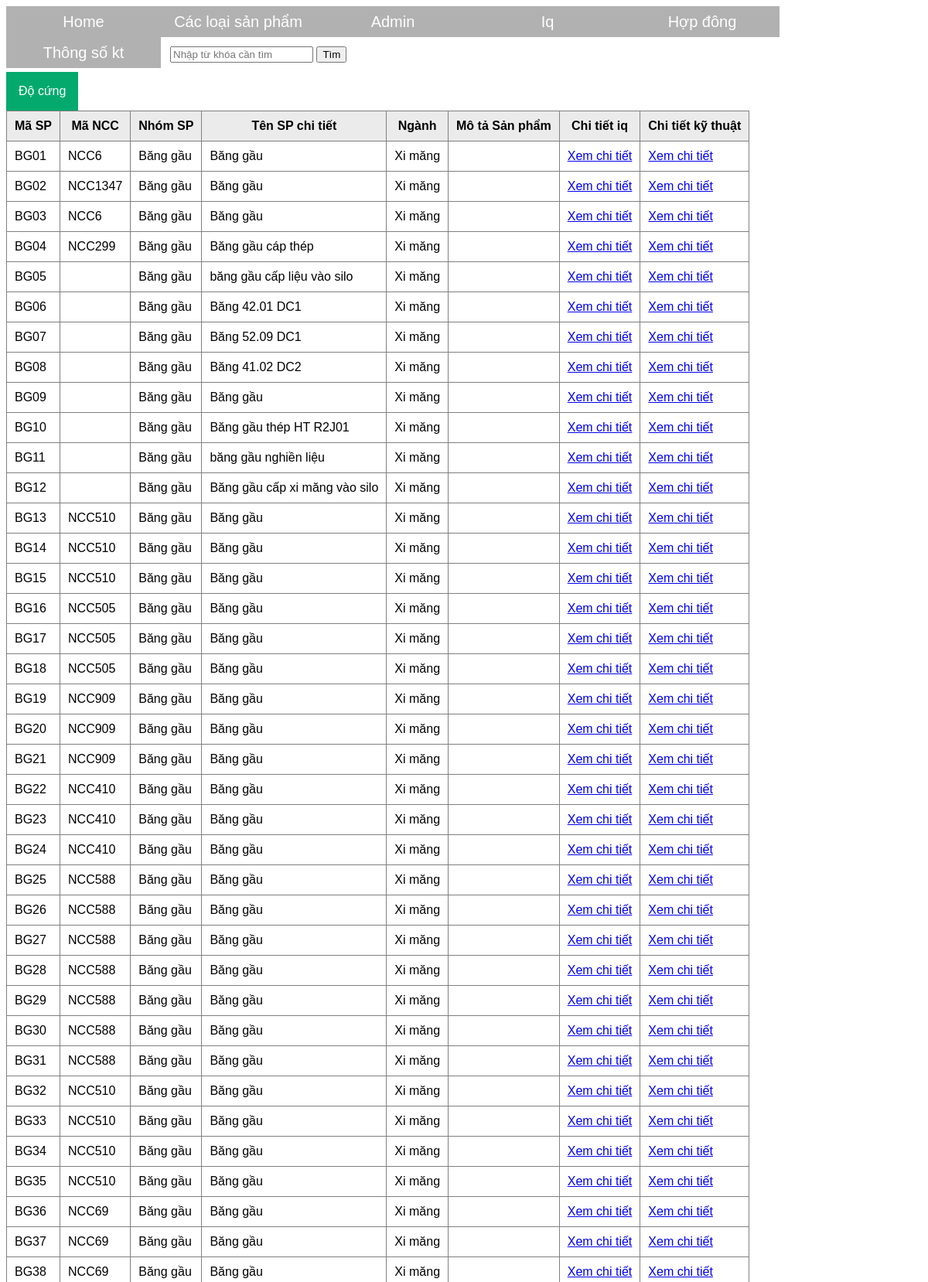
Screenshot of /banggau.php (upper part) with the database file from the repository.
### tables this page shows
CREATE TABLE `sanpham` (
  `masp` varchar(255) NOT NULL,
  `mancc` varchar(255) NOT NULL,
  `nhomsp` varchar(255) NOT NULL,
  `tenspchitiet` varchar(255) NOT NULL,
  `nganh` varchar(255) NOT NULL,
  `motasanpham` varchar(255) NOT NULL
);

### banggau.php (the view, shortened to what this page needs)
<?php
    $conn = mysqli_connect("localhost", "root", "", "dataapp3") or die("Không kết nối được cơ sở dữ liệu");
    if (isset($_GET['q']) && !empty($_GET['q'])) {
        $keyword = $_GET['q'];
        $sql = "SELECT * FROM sanpham WHERE masp LIKE '%$keyword%' OR mancc LIKE '%$keyword%' OR nhomsp LIKE '%$keyword%' OR tenspchitiet LIKE '%$keyword%' OR nganh LIKE '%$keyword%'";
    }else{
        $sql = "SELECT * FROM sanpham WHERE nhomsp = 'Băng gầu' ";
    }
    $result = mysqli_query($conn, $sql);
?>
<!DOCTYPE html>
<html>
<head>
    <link rel="stylesheet" type="text/css" href="style.css">
</head>
<body>
          <ul>
        <li><a href="index.php">Home</a></li>
        <li><a href="">Các loại sản phẩm</a>
        </li>
        <li><a href="">Admin</a>
        </li>
        <li><a href="iq.php">Iq</a></li>
        <li><a href="hopdong.php">Hợp đông</a></li>
        <li><a href="">Thông số kt</a>
        </li>
    </ul>
    <table class="search-form" cellpadding="10">
        <tr>
            <td>
                <form action="" method="get">
                    <input type="text" name="q" placeholder="Nhập từ khóa cần tìm" value="<?php if(isset($_GET['q']))?>" />
                    <input type="submit" value="Tìm">
                </form>
            </td>
        </tr>
    </table>
<div class="dropdown">
  <button onclick="myFunction()" class="dropbtn">Độ cứng</button>
</div>
    <table class="list" border="1" cellpadding="10">
          <tr>
            <th>Mã SP</th>
            <th>Mã NCC</th>
            <th>Nhóm SP</th>
            <th>Tên SP chi tiết</th>
            <th>Ngành</th>
            <th>Mô tả Sản phẩm</th>
            <th>Chi tiết iq</th>
            <th>Chi tiết kỹ thuật</th>
        </tr>
        <?php
           while ($row = mysqli_fetch_assoc($result)) {
            ?>
        <tr>
            <td><?php echo $row['masp']; ?></td>
            <td><?php echo $row['mancc']; ?></td>
            <td><?php echo $row['nhomsp']; ?></td>
            <td><?php echo $row['tenspchitiet']; ?></td>
            <td><?php echo $row['nganh']; ?></td>
            <td><?php echo $row['motasanpham']; ?></td>
                     <form action="" method="get">
            <td><a href="./chiTiet.php?idSP=<?php echo  $row['masp'] ?>" >Xem chi tiết</a></td>
        </form>
                    <form action="" method="get">
            <td><a href="./cttskt.php?idSPKT=<?php echo  $row['masp'] ?>" >Xem chi tiết</a></td>
        </form>
        </tr>
    <?php } ?>
    </table>
</body>
</html>

### style.css (style rules this page uses)
body { background: url(); background-size: cover; font-family: arial; }
ul { margin: 0; padding: 0; list-style: none; }
ul li { float: left; width: 200px; height: 40px; background-color: darkgrey; opacity: .9; line-height: 40px; text-align: center; font-size: 20px; }
ul li a { text-decoration: none; color: white; display: block; }

### banggau.php (style rules this page uses)
.list { border-collapse: collapse; }
.list tr th { background: #ebebeb; }
.dropbtn { background-color: #04AA6D; color: white; padding: 16px; font-size: 16px; border: none; cursor: pointer; }
.dropdown { position: relative; display: inline-block; }

### rows the page displays
sanpham: masp "BG01", mancc "NCC6", nhomsp "Băng gầu", tenspchitiet "Băng gầu", nganh "Xi măng"
sanpham: masp "BG02", mancc "NCC1347", nhomsp "Băng gầu", tenspchitiet "Băng gầu", nganh "Xi măng"
sanpham: masp "BG03", mancc "NCC6", nhomsp "Băng gầu", tenspchitiet "Băng gầu", nganh "Xi măng"
sanpham: masp "BG04", mancc "NCC299", nhomsp "Băng gầu", tenspchitiet "Băng gầu cáp thép", nganh "Xi măng"
sanpham: masp "BG05", nhomsp "Băng gầu", tenspchitiet "băng gầu cấp liệu vào silo", nganh "Xi măng"
sanpham: masp "BG06", nhomsp "Băng gầu", tenspchitiet "Băng 42.01 DC1", nganh "Xi măng"
sanpham: masp "BG07", nhomsp "Băng gầu", tenspchitiet "Băng 52.09 DC1", nganh "Xi măng"
sanpham: masp "BG08", nhomsp "Băng gầu", tenspchitiet "Băng 41.02 DC2", nganh "Xi măng"
sanpham: masp "BG09", nhomsp "Băng gầu", tenspchitiet "Băng gầu", nganh "Xi măng"
sanpham: masp "BG10", nhomsp "Băng gầu", tenspchitiet "Băng gầu thép HT R2J01", nganh "Xi măng"
sanpham: masp "BG11", nhomsp "Băng gầu", tenspchitiet "băng gầu nghiền liệu", nganh "Xi măng"
sanpham: masp "BG12", nhomsp "Băng gầu", tenspchitiet "Băng gầu cấp xi măng vào silo", nganh "Xi măng"
sanpham: masp "BG13", mancc "NCC510", nhomsp "Băng gầu", tenspchitiet "Băng gầu", nganh "Xi măng"
sanpham: masp "BG14", mancc "NCC510", nhomsp "Băng gầu", tenspchitiet "Băng gầu", nganh "Xi măng"
sanpham: masp "BG15", mancc "NCC510", nhomsp "Băng gầu", tenspchitiet "Băng gầu", nganh "Xi măng"
sanpham: masp "BG16", mancc "NCC505", nhomsp "Băng gầu", tenspchitiet "Băng gầu", nganh "Xi măng"
sanpham: masp "BG17", mancc "NCC505", nhomsp "Băng gầu", tenspchitiet "Băng gầu", nganh "Xi măng"
sanpham: masp "BG18", mancc "NCC505", nhomsp "Băng gầu", tenspchitiet "Băng gầu", nganh "Xi măng"
sanpham: masp "BG19", mancc "NCC909", nhomsp "Băng gầu", tenspchitiet "Băng gầu", nganh "Xi măng"
sanpham: masp "BG20", mancc "NCC909", nhomsp "Băng gầu", tenspchitiet "Băng gầu", nganh "Xi măng"
sanpham: masp "BG21", mancc "NCC909", nhomsp "Băng gầu", tenspchitiet "Băng gầu", nganh "Xi măng"
sanpham: masp "BG22", mancc "NCC410", nhomsp "Băng gầu", tenspchitiet "Băng gầu", nganh "Xi măng"
sanpham: masp "BG23", mancc "NCC410", nhomsp "Băng gầu", tenspchitiet "Băng gầu", nganh "Xi măng"
sanpham: masp "BG24", mancc "NCC410", nhomsp "Băng gầu", tenspchitiet "Băng gầu", nganh "Xi măng"
sanpham: masp "BG25", mancc "NCC588", nhomsp "Băng gầu", tenspchitiet "Băng gầu", nganh "Xi măng"
sanpham: masp "BG26", mancc "NCC588", nhomsp "Băng gầu", tenspchitiet "Băng gầu", nganh "Xi măng"
sanpham: masp "BG27", mancc "NCC588", nhomsp "Băng gầu", tenspchitiet "Băng gầu", nganh "Xi măng"
sanpham: masp "BG28", mancc "NCC588", nhomsp "Băng gầu", tenspchitiet "Băng gầu", nganh "Xi măng"
sanpham: masp "BG29", mancc "NCC588", nhomsp "Băng gầu", tenspchitiet "Băng gầu", nganh "Xi măng"
sanpham: masp "BG30", mancc "NCC588", nhomsp "Băng gầu", tenspchitiet "Băng gầu", nganh "Xi măng"
sanpham: masp "BG31", mancc "NCC588", nhomsp "Băng gầu", tenspchitiet "Băng gầu", nganh "Xi măng"
sanpham: masp "BG32", mancc "NCC510", nhomsp "Băng gầu", tenspchitiet "Băng gầu", nganh "Xi măng"
sanpham: masp "BG33", mancc "NCC510", nhomsp "Băng gầu", tenspchitiet "Băng gầu", nganh "Xi măng"
sanpham: masp "BG34", mancc "NCC510", nhomsp "Băng gầu", tenspchitiet "Băng gầu", nganh "Xi măng"
sanpham: masp "BG35", mancc "NCC510", nhomsp "Băng gầu", tenspchitiet "Băng gầu", nganh "Xi măng"
sanpham: masp "BG36", mancc "NCC69", nhomsp "Băng gầu", tenspchitiet "Băng gầu", nganh "Xi măng"
sanpham: masp "BG37", mancc "NCC69", nhomsp "Băng gầu", tenspchitiet "Băng gầu", nganh "Xi măng"
sanpham: masp "BG38", mancc "NCC69", nhomsp "Băng gầu", tenspchitiet "Băng gầu", nganh "Xi măng"
